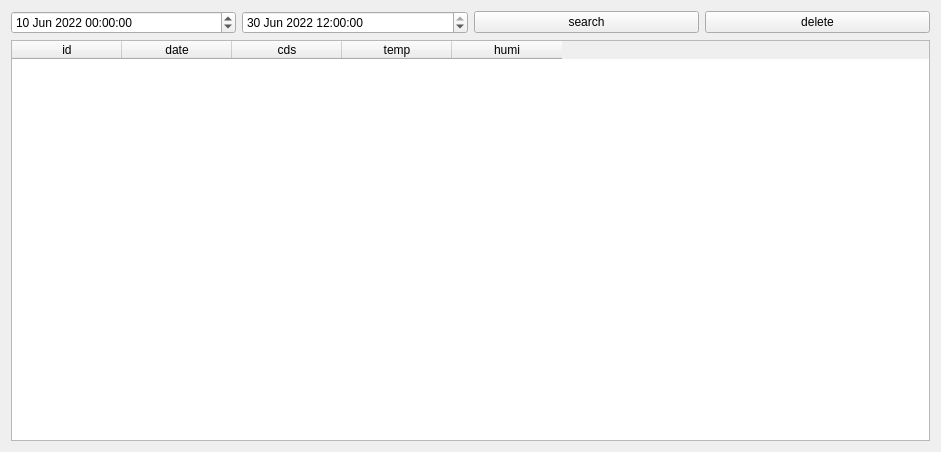
<?xml version="1.0" encoding="UTF-8"?>
<ui version="4.0">
 <class>Tab6DataBase</class>
 <widget class="QWidget" name="Tab6DataBase">
  <property name="geometry">
   <rect>
    <x>0</x>
    <y>0</y>
    <width>941</width>
    <height>452</height>
   </rect>
  </property>
  <property name="windowTitle">
   <string>Form</string>
  </property>
  <layout class="QVBoxLayout" name="verticalLayout" stretch="1,9">
   <item>
    <layout class="QHBoxLayout" name="horizontalLayout">
     <item>
      <widget class="QDateTimeEdit" name="pDateTimeEditFrom">
       <property name="dateTime">
        <datetime>
         <hour>0</hour>
         <minute>0</minute>
         <second>0</second>
         <year>2022</year>
         <month>6</month>
         <day>10</day>
        </datetime>
       </property>
      </widget>
     </item>
     <item>
      <widget class="QDateTimeEdit" name="pDateTimeEditTo">
       <property name="dateTime">
        <datetime>
         <hour>12</hour>
         <minute>0</minute>
         <second>0</second>
         <year>2022</year>
         <month>6</month>
         <day>30</day>
        </datetime>
       </property>
      </widget>
     </item>
     <item>
      <widget class="QPushButton" name="pPBsearchButton">
       <property name="text">
        <string>search</string>
       </property>
      </widget>
     </item>
     <item>
      <widget class="QPushButton" name="pPBdeleteButton">
       <property name="text">
        <string>delete</string>
       </property>
      </widget>
     </item>
    </layout>
   </item>
   <item>
    <layout class="QHBoxLayout" name="pTableChartHoriLayout">
     <item>
      <widget class="QTableWidget" name="pTableWidget">
       <attribute name="horizontalHeaderCascadingSectionResizes">
        <bool>false</bool>
       </attribute>
       <attribute name="horizontalHeaderMinimumSectionSize">
        <number>100</number>
       </attribute>
       <attribute name="horizontalHeaderDefaultSectionSize">
        <number>110</number>
       </attribute>
       <column>
        <property name="text">
         <string>id</string>
        </property>
       </column>
       <column>
        <property name="text">
         <string>date</string>
        </property>
       </column>
       <column>
        <property name="text">
         <string>cds</string>
        </property>
       </column>
       <column>
        <property name="text">
         <string>temp</string>
        </property>
       </column>
       <column>
        <property name="text">
         <string>humi</string>
        </property>
       </column>
      </widget>
     </item>
    </layout>
   </item>
  </layout>
 </widget>
 <resources/>
 <connections/>
</ui>
